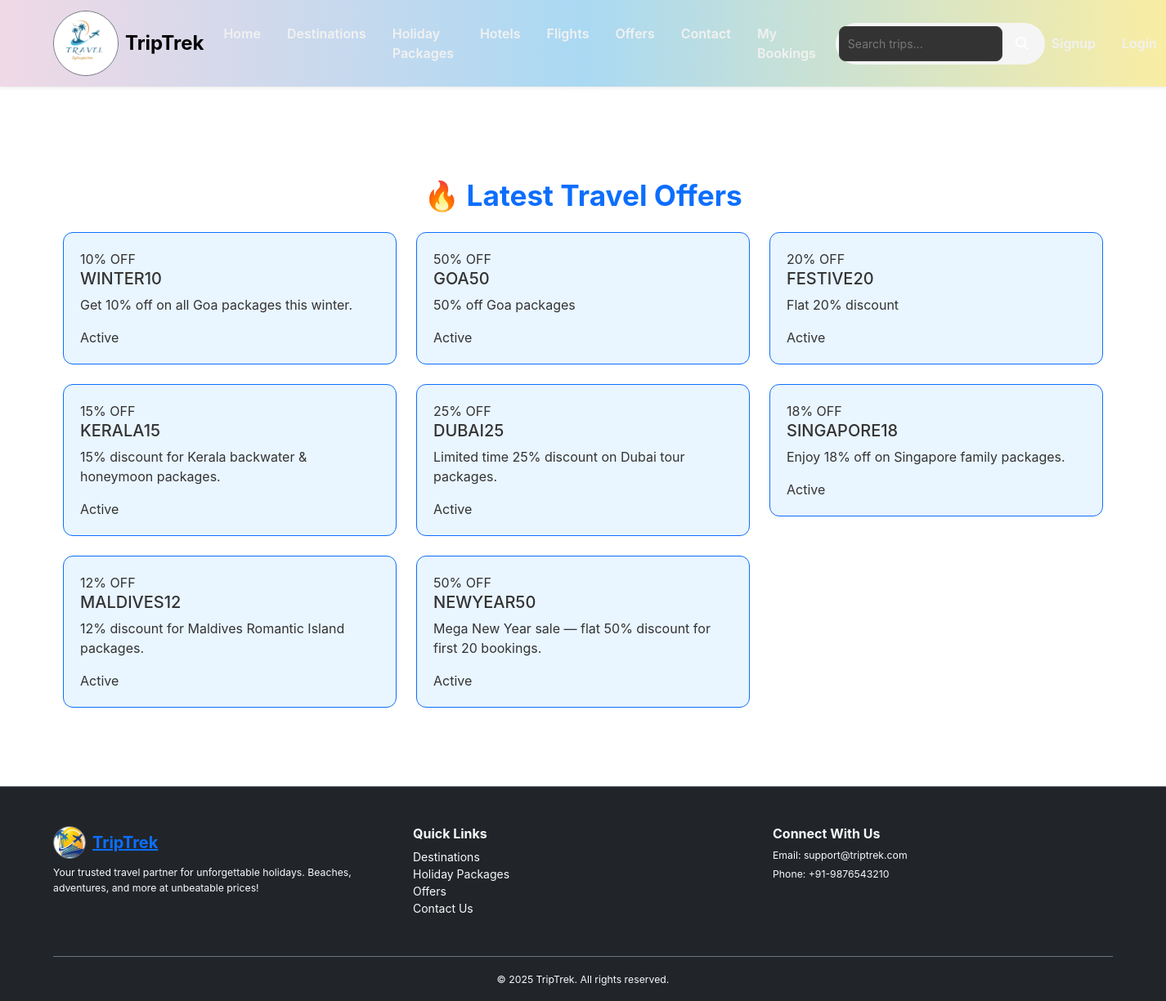
Screenshot of /offers/ with the database file from the repository.
### booking/models.py (models this page shows, shortened)
class Offer(models.Model):
    code = models.CharField(max_length=50, unique=True)
    description = models.CharField(max_length=255, blank=True)
    discount_percent = models.IntegerField(default=0)
    active = models.BooleanField(default=True)
    valid_from = models.DateField(null=True, blank=True)
    valid_to = models.DateField(null=True, blank=True)

### booking/views.py (the view)
# urls.py: path("offers/", views.offers, name="offers"),
def offers(request):
    offers = Offer.objects.filter(active=True)
    return render(request, "booking/offers.html", {"offers": offers})

### booking/templates/booking/offers.html (shortened to what this page needs)
{% extends "booking/base.html" %}
{% block content %}
<div class="container py-5">
    <h2 class="section-title text-center mb-4">🔥 Latest Travel Offers</h2>
    <div class="row g-4">
        {% for offer in offers %}
        <div class="col-md-4">
            <div class="offer-card">
                <div class="offer-badge">
                    {{ offer.discount_percent }}% OFF
                </div>
                <div class="offer-body">
                    <h5 class="offer-title">{{ offer.code }}</h5>
                    <p class="offer-desc">{{ offer.description }}</p>
                    <span class="offer-status {{ offer.active|yesno:'active,inactive' }}">
                        {{ offer.active|yesno:"Active,Expired" }}
                    </span>
                </div>
            </div>
        </div>
        {% empty %}
        <p class="text-center text-light">No offers available.</p>
        {% endfor %}
    </div>
</div>
{% endblock %}

### booking/static/css/style.css (style rules this page uses)
body { font-family: 'Inter', Arial, sans-serif; color: #333; }
h1, h2, h3, h4 { font-weight: 600; }
.section-title { text-align: center; font-size: 2.2rem; font-weight: 700; margin-bottom: 2rem; color: #0d6efd; }
.offer-card { background: #e9f5ff; border: 1px solid #0d6efd; border-radius: 12px; padding: 20px; transition: transform 0.3s ease, box-shadow 0.3s ease; }

### booking/templates/booking/offers.html (style rules this page uses)
.offer-card { background: #e9f5ff; border: 1px solid #0d6efd; border-radius: 12px; padding: 20px; transition: transform 0.3s ease, box-shadow 0.3s ease; }

### rows the page displays
Offer: discount_percent "10", code "WINTER10", description "Get 10% off on all Goa packages this winter.", active "Active"
Offer: discount_percent "50", code "GOA50", description "50% off Goa packages", active "Active"
Offer: discount_percent "20", code "FESTIVE20", description "Flat 20% discount", active "Active"
Offer: discount_percent "15", code "KERALA15", description "15% discount for Kerala backwater & honeymoon packages.", active "Active"
Offer: discount_percent "25", code "DUBAI25", description "Limited time 25% discount on Dubai tour packages.", active "Active"
Offer: discount_percent "18", code "SINGAPORE18", description "Enjoy 18% off on Singapore family packages.", active "Active"
Offer: discount_percent "12", code "MALDIVES12", description "12% discount for Maldives Romantic Island packages.", active "Active"
Offer: discount_percent "50", code "NEWYEAR50", description "Mega New Year sale — flat 50% discount for first 20 bookings.", active "Active"
